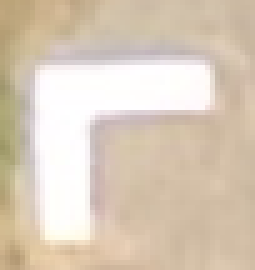
#> input picture data/templates/1.PNG, 51 x 54 px, given as the content of the folder ../data/train_imgs1, which was not available (shown 5 times larger)
$ python extract.py
#> lines starting #> are read from the running program, lines starting #| are printed output that depends on the picture; after the words box and inside, x2 and y2 are one past the last pixel; in counts of white or black regions, pixels touching at a corner belong together; pictures that were not available may be replaced by others from this repository, and a replacement may not be noted
### PythonScripts/sift.py
import os
import cv2
import numpy as np

class SIFT:

    def __init__(self, alphaMin=0.25, alphaMax=0.4, thresh=250):

        self.alphaMin = alphaMin
        self.alphaMax = alphaMax
        self.thresh = thresh

    def getPoints(self, imgPath, tempFldrPath, writeImg=False, writeDir='../data/'):

#> called with imgPath = '../data/train_imgs1/1.PNG', tempFldrPath = '../data/templates', writeImg = True, writeDir = '../data/results/'
        bestMatchPoints = []

        img1 = cv2.imread(imgPath)
#> img1 is the input picture: shape (54, 51, 3); mean B, G, R 185.4, 203.4, 218.1
        img1 = cv2.cvtColor(img1, cv2.COLOR_BGR2GRAY)
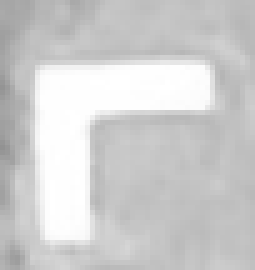
#> img1: shape (54, 51) (shown 5 times larger); min 146, max 255, mean 205.7
        img1 = cv2.threshold(img1, self.thresh, 255, cv2.THRESH_BINARY)[1]
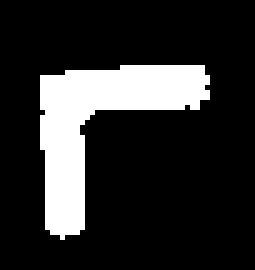
#> img1: shape (54, 51) (shown 5 times larger); 17.6% white; 1 white region, box (x1, y1, x2, y2) and area: (8, 13, 42, 48) 484

        sift = cv2.xfeatures2d.SIFT_create()

        kp1, des1 = sift.detectAndCompute(img1,None)
#> kp1 = 6 keypoints; (x, y, size): (13, 42, 6.5), (13, 42, 6.5), (35, 17, 7.2), (14, 20, 9), (21, 26, 6), (21, 26, 6)
        img1 = cv2.imread(imgPath)

        for tempName in os.listdir(tempFldrPath):

            img2 = cv2.imread('{}/{}'.format(tempFldrPath, tempName))
            img2 = cv2.cvtColor(img2,cv2.COLOR_BGR2GRAY)

            kp2, des2 = sift.detectAndCompute(img2,None)
#> kp2 = 12 keypoints; strongest (x, y, size): (13, 20, 11.1), (36, 17, 8), (12, 40, 9.5), (21, 26, 5)

            bf = cv2.BFMatcher()
            matches = bf.knnMatch(des1,des2, k=2)
#> matches = 6 matches

            good, res = [], []

            for m,n in matches:
                alpha = self.alphaMin
                while(len(good) == 0 and alpha <= self.alphaMax):

                    if m.distance < alpha*n.distance:
                        x, y = kp1[m.queryIdx].pt
                        good.append([int(x), int(y)])
                        res.append([m])
                    alpha += 0.05
#> this loop made 6 passes
#> after the loop, good = [[20, 25]]; res = 1 matches

            bestMatchPoints.extend(good)
            if writeImg:
                imgName = imgPath.split('/')[-1][:-4]
                tempImgName = tempName.split('.')[0]
                writePath = writeDir+imgName+'_'+tempImgName+'.JPG'
                outImage = np.zeros(img1.shape)
                img3 = cv2.drawMatchesKnn(img1,kp1,img2,kp2, res, outImage, flags=2)
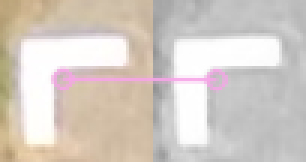
#> img3: shape (54, 102, 3) (shown 3 times larger); mean B, G, R 196.3, 203.8, 212.6
                cv2.imwrite(writePath,img3)

        out = []
#> out = []
        if len(bestMatchPoints) != 0:
            out.append(bestMatchPoints[0])

            for i in range(1, len(bestMatchPoints)):
                for fclPt in out:
                    tstX, tstY = bestMatchPoints[i]
                    fclX, fclY = fclPt
                    if (abs(tstX - fclX) > 50) and (abs(tstY - fclY) > 50):
                        out.append(bestMatchPoints[i])

        return out


### PythonScripts/extract.py
import os

from sift import SIFT
from tqdm import tqdm

###################### DEFINING DATA PATH ######################

'''

-> Please change the following paths.

-> The "writeImg" option in sift.getPoints is to save images as processed
   by the SIFT function. Please update the "writeDir" option to change the path
   to save the processed images.

'''

dataDir = '../data'
train_fldr = 'train_imgs1'
resultFile = 'results.csv'

###################### GETTING POINTS AND SAVING RESULTS ######################

imgNames = os.listdir('{}/{}'.format(dataDir, train_fldr))

sift = SIFT(alphaMin = 0.2, alphaMax = 0.45)
saveFile = open('{}/{}'.format(dataDir, resultFile), 'w')

for name in tqdm(imgNames[0:1]):
    matchPoints = sift.getPoints('{}/{}/{}'.format(dataDir, train_fldr, name),
                                 '{}/templates'.format(dataDir), writeImg=True,
                                 writeDir='../data/results/')
    saveFile.write(str(name) + ',' + str(matchPoints) + '\n')

saveFile.close()
